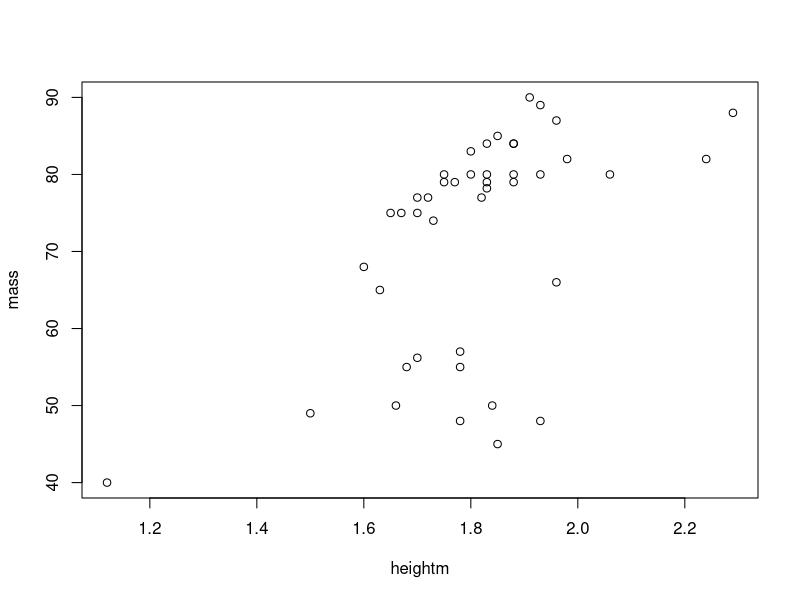

The R source for this figure:

1 + 2

a <- 3
b <- 4

ages <- c(a, b)

names <- c("Ali" , "Hossein")

people <- data.frame( names, ages)

#View(people)

str(people)

people$names
people$ages

people[ ,]
people[1,]
people[,1]
people[,2]
people[2,]
library(tidyverse)

starwars %>% 
  filter(height>100 & mass<100) %>% 
  mutate(heightm=height/100) %>% 
  select(heightm, mass) %>% 
  arrange(mass) %>% 
  plot()
  
head(starwars)
glimpse(starwars)
class(starwars$name)
class(starwars$height)
length(starwars)
length(starwars$name)
names(starwars)
unique(starwars$sex)


missing <- complete.cases(msleep)
missing
msleep[missing,]
missing <- !complete.cases(msleep)
missing
msleep[missing,]

msleep %>% 
  select(contains("s"))
# starwars %>% 
#   select(name, skin_color, everything()) %>% 
#   View()
starwars %>% 
  select(2,3,5,7)

starwars %>% 
  rename("masss"="mass") %>% 
  head()

class(starwars$height)
starwars$height <- as.integer(starwars$height)
class(starwars$height)

starwars %>% 
  mutate(height=as.integer(height)) %>% 
  glimpse()
starwars %>% 
  mutate(hhh=as.integer(height)) %>% 
  glimpse()

class(starwars$height)
starwars$height <- as.factor(starwars$height)
class(starwars$height)
starwars %>% 
  mutate(hhh=as.integer(height)) %>% 
  glimpse()

temp <- starwars
temp$sex <- as.factor(temp$sex)
levels(temp$sex)

temp <- temp %>% mutate(sex=factor(sex, levels=c("male", "female")))
levels(temp$sex)

